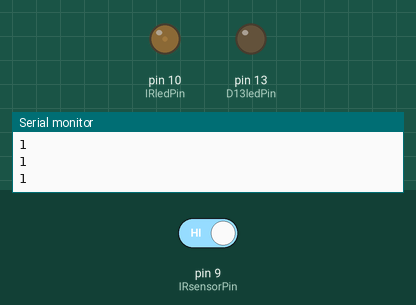
Simulated run of this sketch. Board: Arduino Uno, built with avr-gcc and run on an emulated ATmega328P. On the bench: output pins drawn as LEDs (lit = HIGH), the last lines printed to the serial monitor. The inputs (shaded band) are chosen by the test bench; at power-on: pin 9 (IRsensorPin) HIGH.

Above: at 1.2 s.
1.3 s: pin 9 (IRsensorPin) driven LOW
At 2.5 s:
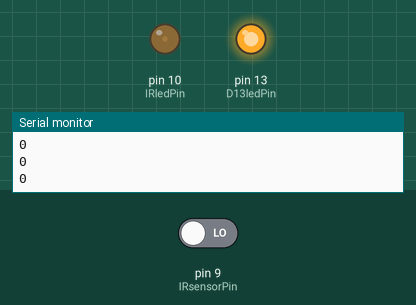
2.8 s: pin 9 (IRsensorPin) driven HIGH
At 3.9 s:
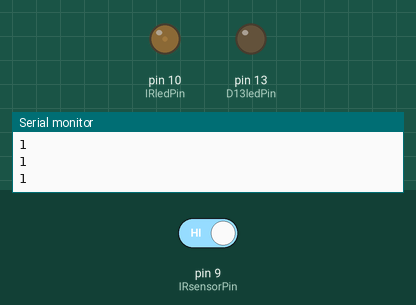
Timing chart, 0 to 5.8 s (numbered marks = the images above; inputs shaded):
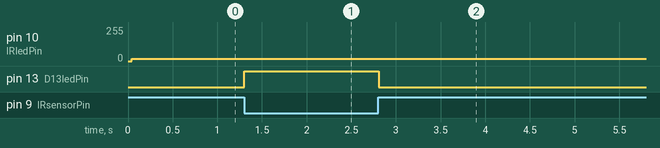

Measured:
- after the input at 1.3 s, pin 13 (D13ledPin): LOW → HIGH at once
- after the input at 2.8 s, pin 13 (D13ledPin): HIGH → LOW at once

The sketch:

lactolog.ino
```cpp
#define IRsensorPin 9
#define IRledPin 10
#define D13ledPin 13

void IR38Write() {
  for(int i = 0; i <= 38; i++) {
    digitalWrite(IRledPin, HIGH);
    delayMicroseconds(13);
    digitalWrite(IRledPin, LOW);
    delayMicroseconds(12);
  }
}

void setup() {
  pinMode(IRledPin, OUTPUT);
  digitalWrite(IRledPin, LOW);
  pinMode(D13ledPin, OUTPUT);
  digitalWrite(D13ledPin, LOW);
  Serial.begin(9600);

}

void loop() {
  IR38Write();
  int serialVal = digitalRead(IRsensorPin);
  Serial.println(serialVal );
  if (serialVal==LOW){
    digitalWrite(D13ledPin, HIGH);
  } else {
    digitalWrite(D13ledPin, LOW);
  }
    delay(10); //wait for the string to be sent

}
```
